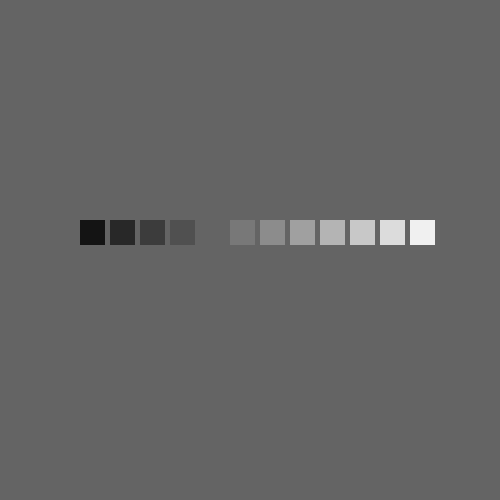
Frame 1 (no input)
Frame 2 (the mouse pressed at the canvas centre, redrawn once): identical to frame 1, image omitted

The Processing sketch that drew this single still picture (run headless with seeded random() and noise(); the mouse was pressed at the canvas centre and the sketch redrawn once):

// Processing sketch: test_13_pde
// ── test_13_pde.pde
void setup() {
   size(500, 500);
   background(100);
   noStroke();
   smooth();
   noLoop();
}

void draw() {
  strokeWeight(3);
  for(int i=1; i<15; i++) {
      fill(20 * i);
      rect(30 * i + 50, 220, 25, 25);
  }
}
